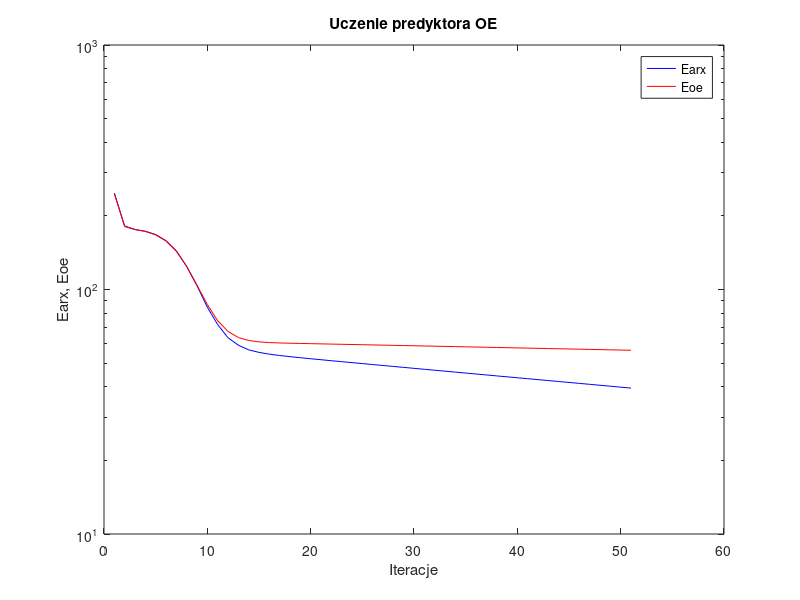
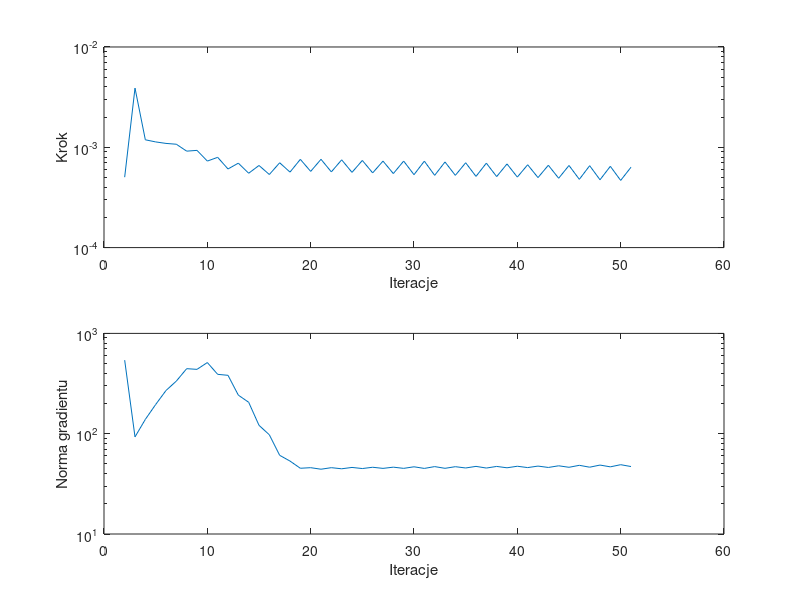

Write the MATLAB code that produced these figures, in order.
%uczenie predyktora oe
clear all;
n=0; farx(n+1)=2.479035e+002; foe(n+1)=2.465921e+002; wspucz(n+1)=0.000000e+000; ng(n+1)=0.000000e+000;
n=1; farx(n+1)=1.817856e+002; foe(n+1)=1.808439e+002; krok(n+1)=5.033545e-004; ng(n+1)=5.408478e+002;
n=2; farx(n+1)=1.760024e+002; foe(n+1)=1.759040e+002; krok(n+1)=3.891067e-003; ng(n+1)=9.291446e+001;
n=3; farx(n+1)=1.730576e+002; foe(n+1)=1.727638e+002; krok(n+1)=1.187780e-003; ng(n+1)=1.388922e+002;
n=4; farx(n+1)=1.677975e+002; foe(n+1)=1.672423e+002; krok(n+1)=1.131319e-003; ng(n+1)=1.954659e+002;
n=5; farx(n+1)=1.583795e+002; foe(n+1)=1.579023e+002; krok(n+1)=1.093065e-003; ng(n+1)=2.695245e+002;
n=6; farx(n+1)=1.440231e+002; foe(n+1)=1.433344e+002; krok(n+1)=1.072587e-003; ng(n+1)=3.345351e+002;
n=7; farx(n+1)=1.242027e+002; foe(n+1)=1.244832e+002; krok(n+1)=9.152390e-004; ng(n+1)=4.449140e+002;
n=8; farx(n+1)=1.036129e+002; foe(n+1)=1.041460e+002; krok(n+1)=9.317073e-004; ng(n+1)=4.379877e+002;
n=9; farx(n+1)=8.466108e+001; foe(n+1)=8.677261e+001; krok(n+1)=7.286945e-004; ng(n+1)=5.120384e+002;
n=10; farx(n+1)=7.186125e+001; foe(n+1)=7.454559e+001; krok(n+1)=7.941269e-004; ng(n+1)=3.906126e+002;
n=11; farx(n+1)=6.348724e+001; foe(n+1)=6.735913e+001; krok(n+1)=6.078605e-004; ng(n+1)=3.819625e+002;
n=12; farx(n+1)=5.919478e+001; foe(n+1)=6.363871e+001; krok(n+1)=6.946998e-004; ng(n+1)=2.422569e+002;
n=13; farx(n+1)=5.663900e+001; foe(n+1)=6.187837e+001; krok(n+1)=5.510555e-004; ng(n+1)=2.057369e+002;
n=14; farx(n+1)=5.532000e+001; foe(n+1)=6.106305e+001; krok(n+1)=6.586506e-004; ng(n+1)=1.211815e+002;
n=15; farx(n+1)=5.438472e+001; foe(n+1)=6.067145e+001; krok(n+1)=5.353361e-004; ng(n+1)=9.753677e+001;
n=16; farx(n+1)=5.371843e+001; foe(n+1)=6.045108e+001; krok(n+1)=7.010405e-004; ng(n+1)=6.087690e+001;
n=17; farx(n+1)=5.313336e+001; foe(n+1)=6.030002e+001; krok(n+1)=5.656595e-004; ng(n+1)=5.335157e+001;
n=18; farx(n+1)=5.260458e+001; foe(n+1)=6.017035e+001; krok(n+1)=7.581588e-004; ng(n+1)=4.522898e+001;
n=19; farx(n+1)=5.209835e+001; foe(n+1)=6.004863e+001; krok(n+1)=5.750926e-004; ng(n+1)=4.583669e+001;
n=20; farx(n+1)=5.162102e+001; foe(n+1)=5.992897e+001; krok(n+1)=7.590926e-004; ng(n+1)=4.424925e+001;
n=21; farx(n+1)=5.114166e+001; foe(n+1)=5.981015e+001; krok(n+1)=5.685319e-004; ng(n+1)=4.584683e+001;
n=22; farx(n+1)=5.068668e+001; foe(n+1)=5.969170e+001; krok(n+1)=7.499704e-004; ng(n+1)=4.469057e+001;
n=23; farx(n+1)=5.022097e+001; foe(n+1)=5.957360e+001; krok(n+1)=5.623096e-004; ng(n+1)=4.609995e+001;
n=24; farx(n+1)=4.978038e+001; foe(n+1)=5.945575e+001; krok(n+1)=7.394410e-004; ng(n+1)=4.493683e+001;
n=25; farx(n+1)=4.932505e+001; foe(n+1)=5.933809e+001; krok(n+1)=5.557084e-004; ng(n+1)=4.627855e+001;
n=26; farx(n+1)=4.889637e+001; foe(n+1)=5.922074e+001; krok(n+1)=7.285994e-004; ng(n+1)=4.510569e+001;
n=27; farx(n+1)=4.845173e+001; foe(n+1)=5.910349e+001; krok(n+1)=5.469456e-004; ng(n+1)=4.638325e+001;
n=28; farx(n+1)=4.802810e+001; foe(n+1)=5.898623e+001; krok(n+1)=7.286945e-004; ng(n+1)=4.512642e+001;
n=29; farx(n+1)=4.759541e+001; foe(n+1)=5.886882e+001; krok(n+1)=5.333277e-004; ng(n+1)=4.678056e+001;
n=30; farx(n+1)=4.717644e+001; foe(n+1)=5.875134e+001; krok(n+1)=7.273797e-004; ng(n+1)=4.506793e+001;
n=31; farx(n+1)=4.675257e+001; foe(n+1)=5.863407e+001; krok(n+1)=5.252174e-004; ng(n+1)=4.698978e+001;
n=32; farx(n+1)=4.634449e+001; foe(n+1)=5.851680e+001; krok(n+1)=7.138862e-004; ng(n+1)=4.517301e+001;
n=33; farx(n+1)=4.592533e+001; foe(n+1)=5.840018e+001; krok(n+1)=5.251366e-004; ng(n+1)=4.689365e+001;
n=34; farx(n+1)=4.552916e+001; foe(n+1)=5.828381e+001; krok(n+1)=7.010405e-004; ng(n+1)=4.552517e+001;
n=35; farx(n+1)=4.512040e+001; foe(n+1)=5.816706e+001; krok(n+1)=5.126539e-004; ng(n+1)=4.722633e+001;
n=36; farx(n+1)=4.472991e+001; foe(n+1)=5.805027e+001; krok(n+1)=6.946998e-004; ng(n+1)=4.545572e+001;
n=37; farx(n+1)=4.432643e+001; foe(n+1)=5.793403e+001; krok(n+1)=5.104038e-004; ng(n+1)=4.718053e+001;
n=38; farx(n+1)=4.394623e+001; foe(n+1)=5.781774e+001; krok(n+1)=6.822427e-004; ng(n+1)=4.572003e+001;
n=39; farx(n+1)=4.354903e+001; foe(n+1)=5.770156e+001; krok(n+1)=5.045766e-004; ng(n+1)=4.737582e+001;
n=40; farx(n+1)=4.317836e+001; foe(n+1)=5.758555e+001; krok(n+1)=6.696507e-004; ng(n+1)=4.592905e+001;
n=41; farx(n+1)=4.278761e+001; foe(n+1)=5.746959e+001; krok(n+1)=4.987505e-004; ng(n+1)=4.754714e+001;
n=42; farx(n+1)=4.242351e+001; foe(n+1)=5.735359e+001; krok(n+1)=6.621248e-004; ng(n+1)=4.606718e+001;
n=43; farx(n+1)=4.203944e+001; foe(n+1)=5.723759e+001; krok(n+1)=4.912716e-004; ng(n+1)=4.786928e+001;
n=44; farx(n+1)=4.167983e+001; foe(n+1)=5.712153e+001; krok(n+1)=6.586506e-004; ng(n+1)=4.624701e+001;
n=45; farx(n+1)=4.130425e+001; foe(n+1)=5.700510e+001; krok(n+1)=4.792372e-004; ng(n+1)=4.839594e+001;
n=46; farx(n+1)=4.094772e+001; foe(n+1)=5.688843e+001; krok(n+1)=6.553529e-004; ng(n+1)=4.634530e+001;
n=47; farx(n+1)=4.057693e+001; foe(n+1)=5.677200e+001; krok(n+1)=4.744783e-004; ng(n+1)=4.867049e+001;
n=48; farx(n+1)=4.022757e+001; foe(n+1)=5.665550e+001; krok(n+1)=6.459813e-004; ng(n+1)=4.672590e+001;
n=49; farx(n+1)=3.986220e+001; foe(n+1)=5.653878e+001; krok(n+1)=4.674935e-004; ng(n+1)=4.909188e+001;
n=50; farx(n+1)=3.952091e+001; foe(n+1)=5.642221e+001; krok(n+1)=6.328553e-004; ng(n+1)=4.705480e+001;

figure; semilogy(farx,'b'); hold on; semilogy(foe,'r'); xlabel('Iteracje'); ylabel('Earx, Eoe'); legend('Earx','Eoe'); title('Uczenie predyktora OE');
figure; subplot(2,1,1); semilogy(krok); xlabel('Iteracje'); ylabel('Krok');
subplot(2,1,2); semilogy(ng); xlabel('Iteracje'); ylabel('Norma gradientu');
Earx=farx(n+1)
Eoe=foe(n+1)
